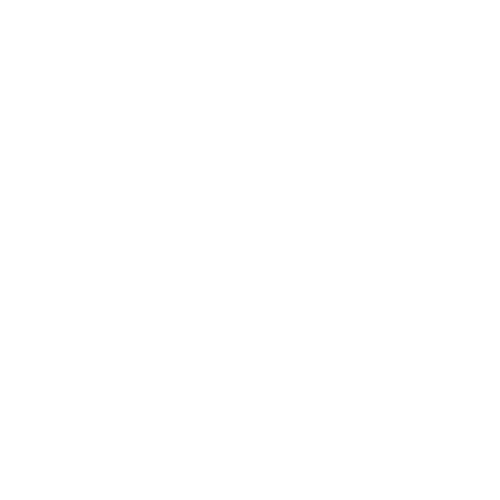
Frame 1 (no input)
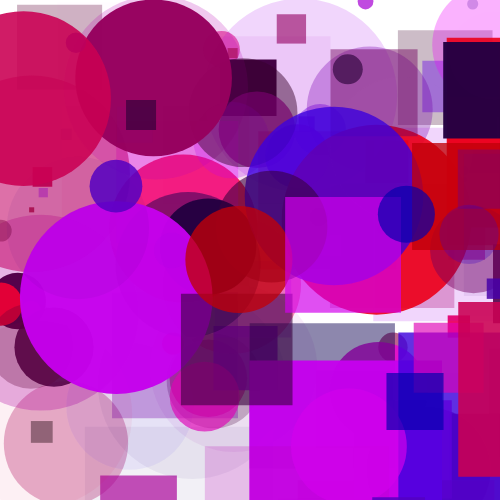
Frame 60 (no input)
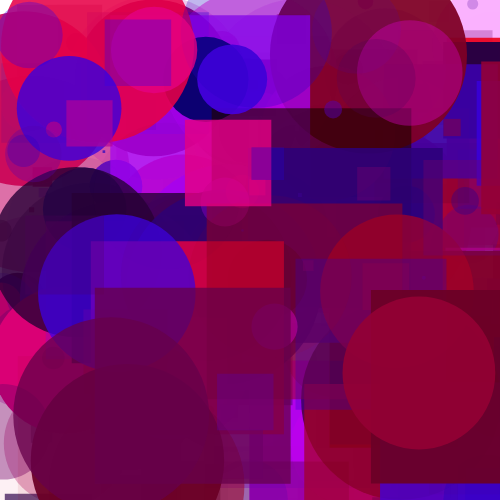
Frame 120 (the mouse pressed at the canvas centre since frame 60)

The p5.js sketch that drew these frames (run headless with seeded random() and noise() and a simulated clock; from frame 60 on, the mouse is pressed at the canvas centre):

// p5.js sketch
// ── sketch.js
//Global variable for the size
let size;
let size2;
let r;
let e;
function setup() {
  createCanvas(500, 500);
  frameRate(20); //Drawing speed 30 fps
  noStroke();
}

function draw() {
  //Create a new random number for every frame (0 to 200 pixels)
  size = random(200);
  size2 = random(250);
  r = rect(random(500), random(500), size, size);
  e = ellipse(random(500), random(500), size, size);
  //Call the customShape function
  customShape();
}

//When the function is called, it will draw a shape with random position and color
function customShape(){
  fill(random(255), 0, random(255), random(255));
  e;
  r;
}
